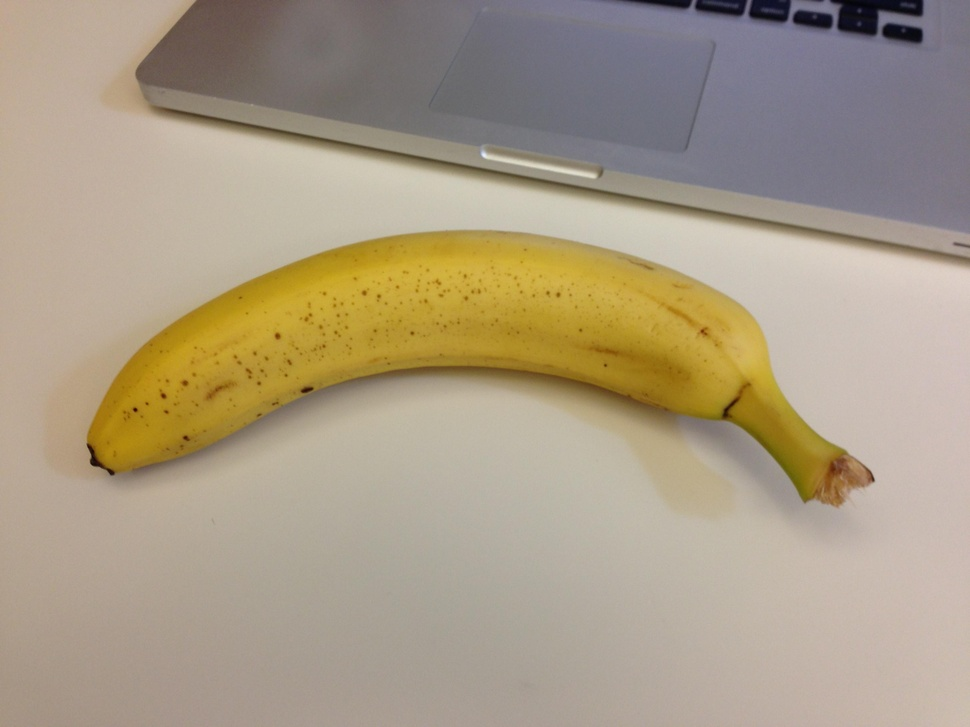
#> input picture other/banana1.jpeg, 970 x 727 px, shrunk from 3264 x 2448 before the run
$ python main.py
#> lines starting #> are read from the running program, lines starting #| are printed output that depends on the picture; after the words box and inside, x2 and y2 are one past the last pixel; in counts of white or black regions, pixels touching at a corner belong together
#> further down, image is the input picture: shape (727, 970, 3); mean B, G, R 133.7, 155.9, 169.4
import cv2
import numpy as np


def colorize_edges(image):
    # Convert image to grayscale
    gray = cv2.cvtColor(image, cv2.COLOR_BGR2GRAY)
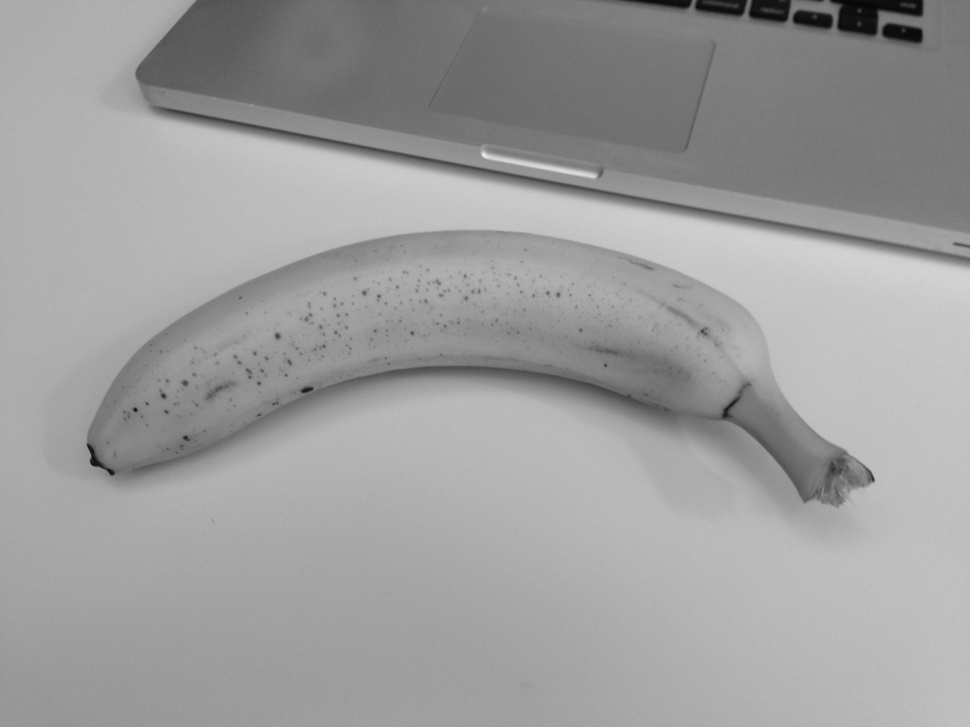
#> gray: shape (727, 970); min 4, max 237, mean 157.4

    # Detect edges using Canny edge detector
    edges = cv2.Canny(gray, 50, 150)
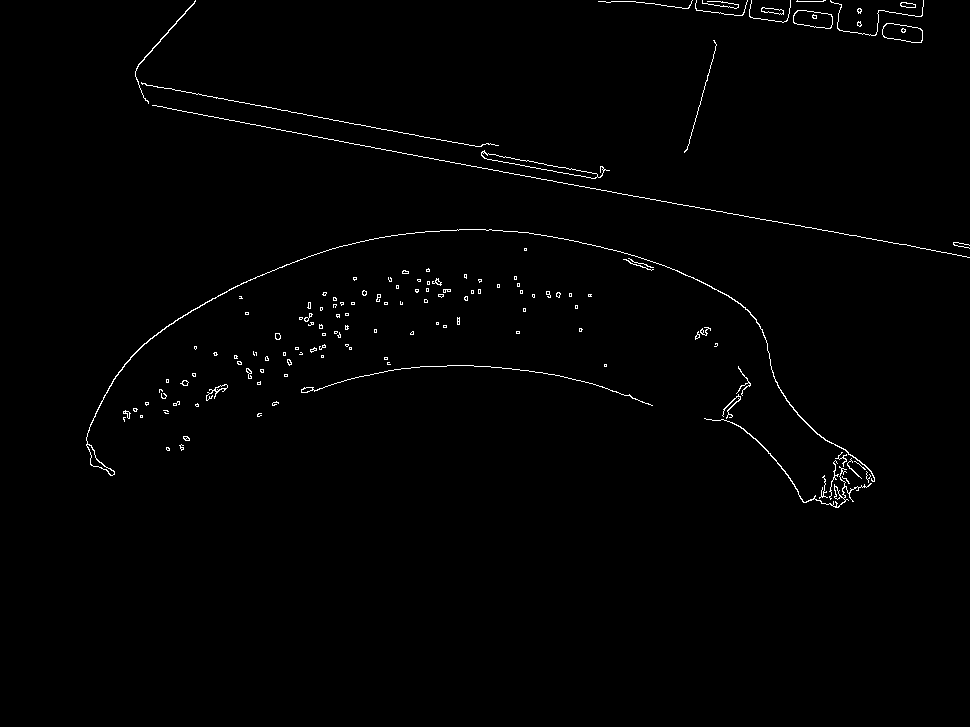
#> edges: shape (727, 970); 0.94% white in thin lines or dots, all inside (x1, y1, x2, y2) = (86, 0, 970, 508)

    # Convert edges to BGR color space
    edges_color = cv2.cvtColor(edges, cv2.COLOR_GRAY2BGR)

    # Create a mask for the edges
    mask = np.zeros_like(image)
    mask[edges != 0] = [255, 255, 255]

    # Colorize the edges
    colorized_edges = cv2.bitwise_and(edges_color, mask)

    # Combine the original image and the colorized edges
    colorized_image = cv2.addWeighted(image, 0.8, colorized_edges, 1, 0)
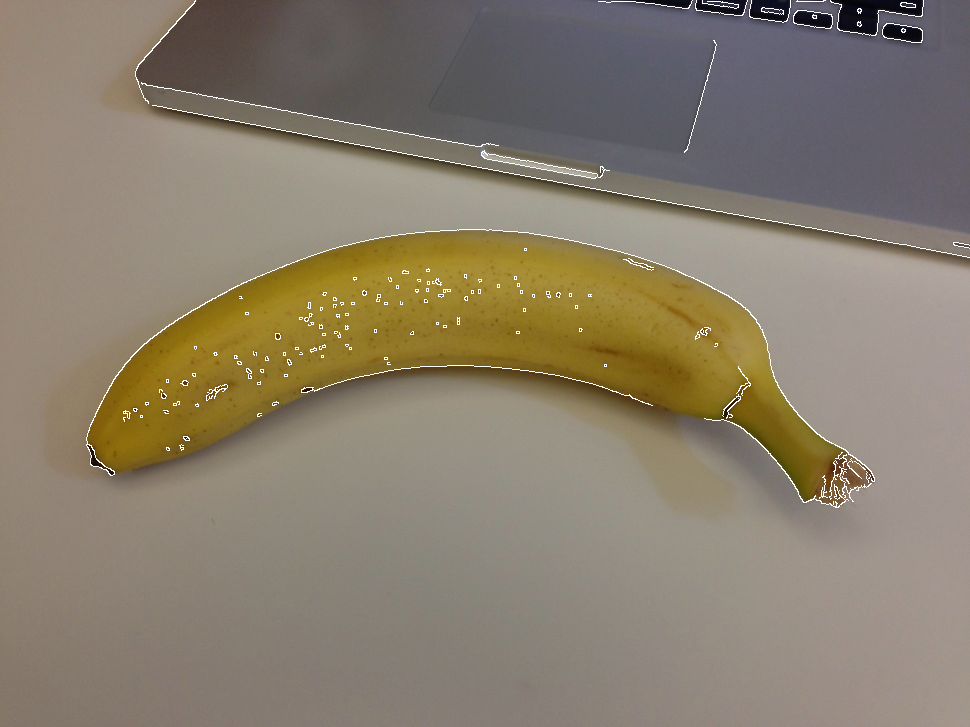
#> colorized_image: shape (727, 970, 3); mean B, G, R 108.8, 126.2, 136.9

    return colorized_image


# Load the image
image_path = "banana1.jpeg"
image = cv2.imread(image_path)

# Apply edge detection and colorization
colorized_image = colorize_edges(image)

# Save the image
output_path = "colorized_edges.jpg"
cv2.imwrite(output_path, colorized_image)

$ run again, with other/banana2.jpg copied over other/banana1.jpeg
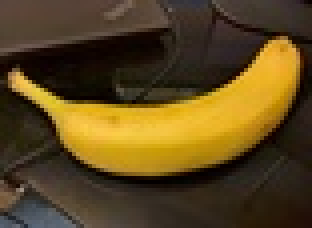
#> input picture other/banana2.jpg, 78 x 57 px, shrunk from 261 x 193 before the run (shown 4 times larger)
#> image is the input picture: shape (57, 78, 3); mean B, G, R 30.9, 70.7, 91.1
#> in colorize_edges, `edges = cv2.Canny(gray, 50, 150)`:
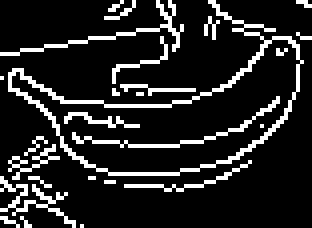
#> edges: shape (57, 78) (shown 4 times larger); 14.3% white in thin lines or dots
#> edges_color: shape (57, 78, 3); 14.3% white in thin lines or dots
#> in colorize_edges, `colorized_image = cv2.addWeighted(image, 0.8, colorized_edges, 1, 0)`:
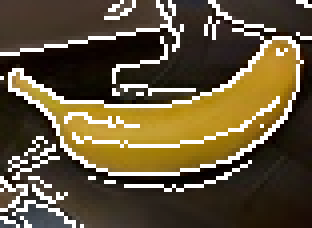
#> colorized_image: shape (57, 78, 3) (shown 4 times larger); mean B, G, R 57.5, 84.2, 97.9
